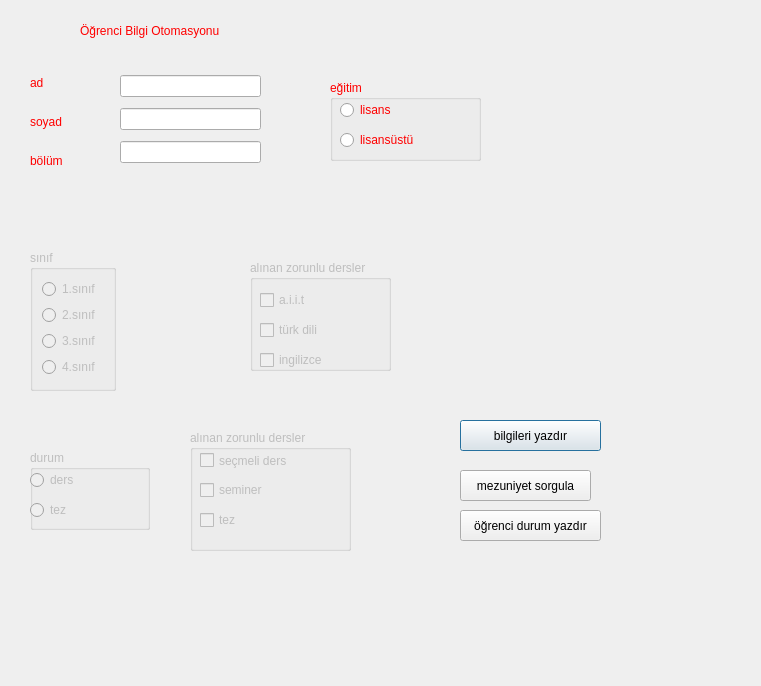
<?xml version="1.0" encoding="UTF-8"?>
<ui version="4.0">
 <class>Dialog</class>
 <widget class="QDialog" name="Dialog">
  <property name="geometry">
   <rect>
    <x>0</x>
    <y>0</y>
    <width>761</width>
    <height>686</height>
   </rect>
  </property>
  <property name="windowTitle">
   <string>Dialog</string>
  </property>
  <widget class="QLabel" name="label">
   <property name="geometry">
    <rect>
     <x>80</x>
     <y>20</y>
     <width>251</width>
     <height>21</height>
    </rect>
   </property>
   <property name="palette">
    <palette>
     <active>
      <colorrole role="WindowText">
       <brush brushstyle="SolidPattern">
        <color alpha="255">
         <red>255</red>
         <green>0</green>
         <blue>0</blue>
        </color>
       </brush>
      </colorrole>
     </active>
     <inactive>
      <colorrole role="WindowText">
       <brush brushstyle="SolidPattern">
        <color alpha="255">
         <red>255</red>
         <green>0</green>
         <blue>0</blue>
        </color>
       </brush>
      </colorrole>
     </inactive>
     <disabled>
      <colorrole role="WindowText">
       <brush brushstyle="SolidPattern">
        <color alpha="255">
         <red>120</red>
         <green>120</green>
         <blue>120</blue>
        </color>
       </brush>
      </colorrole>
     </disabled>
    </palette>
   </property>
   <property name="text">
    <string>Öğrenci Bilgi Otomasyonu</string>
   </property>
  </widget>
  <widget class="QGroupBox" name="groupBox">
   <property name="geometry">
    <rect>
     <x>330</x>
     <y>80</y>
     <width>151</width>
     <height>81</height>
    </rect>
   </property>
   <property name="palette">
    <palette>
     <active>
      <colorrole role="WindowText">
       <brush brushstyle="SolidPattern">
        <color alpha="255">
         <red>255</red>
         <green>0</green>
         <blue>0</blue>
        </color>
       </brush>
      </colorrole>
     </active>
     <inactive>
      <colorrole role="WindowText">
       <brush brushstyle="SolidPattern">
        <color alpha="255">
         <red>255</red>
         <green>0</green>
         <blue>0</blue>
        </color>
       </brush>
      </colorrole>
     </inactive>
     <disabled>
      <colorrole role="WindowText">
       <brush brushstyle="SolidPattern">
        <color alpha="255">
         <red>120</red>
         <green>120</green>
         <blue>120</blue>
        </color>
       </brush>
      </colorrole>
     </disabled>
    </palette>
   </property>
   <property name="title">
    <string>eğitim</string>
   </property>
   <widget class="QRadioButton" name="radioButton">
    <property name="geometry">
     <rect>
      <x>10</x>
      <y>20</y>
      <width>95</width>
      <height>20</height>
     </rect>
    </property>
    <property name="palette">
     <palette>
      <active>
       <colorrole role="WindowText">
        <brush brushstyle="SolidPattern">
         <color alpha="255">
          <red>255</red>
          <green>0</green>
          <blue>0</blue>
         </color>
        </brush>
       </colorrole>
      </active>
      <inactive>
       <colorrole role="WindowText">
        <brush brushstyle="SolidPattern">
         <color alpha="255">
          <red>255</red>
          <green>0</green>
          <blue>0</blue>
         </color>
        </brush>
       </colorrole>
      </inactive>
      <disabled>
       <colorrole role="WindowText">
        <brush brushstyle="SolidPattern">
         <color alpha="255">
          <red>120</red>
          <green>120</green>
          <blue>120</blue>
         </color>
        </brush>
       </colorrole>
      </disabled>
     </palette>
    </property>
    <property name="text">
     <string>lisans</string>
    </property>
   </widget>
   <widget class="QRadioButton" name="radioButton_2">
    <property name="geometry">
     <rect>
      <x>10</x>
      <y>50</y>
      <width>95</width>
      <height>20</height>
     </rect>
    </property>
    <property name="palette">
     <palette>
      <active>
       <colorrole role="WindowText">
        <brush brushstyle="SolidPattern">
         <color alpha="255">
          <red>255</red>
          <green>0</green>
          <blue>0</blue>
         </color>
        </brush>
       </colorrole>
      </active>
      <inactive>
       <colorrole role="WindowText">
        <brush brushstyle="SolidPattern">
         <color alpha="255">
          <red>255</red>
          <green>0</green>
          <blue>0</blue>
         </color>
        </brush>
       </colorrole>
      </inactive>
      <disabled>
       <colorrole role="WindowText">
        <brush brushstyle="SolidPattern">
         <color alpha="255">
          <red>120</red>
          <green>120</green>
          <blue>120</blue>
         </color>
        </brush>
       </colorrole>
      </disabled>
     </palette>
    </property>
    <property name="text">
     <string>lisansüstü</string>
    </property>
   </widget>
  </widget>
  <widget class="QGroupBox" name="gr_sinif">
   <property name="enabled">
    <bool>false</bool>
   </property>
   <property name="geometry">
    <rect>
     <x>30</x>
     <y>250</y>
     <width>86</width>
     <height>141</height>
    </rect>
   </property>
   <property name="title">
    <string>sınıf</string>
   </property>
   <layout class="QVBoxLayout" name="verticalLayout_3">
    <item>
     <widget class="QRadioButton" name="rd_1snf">
      <property name="text">
       <string>1.sınıf</string>
      </property>
     </widget>
    </item>
    <item>
     <widget class="QRadioButton" name="rd_2snf">
      <property name="text">
       <string>2.sınıf</string>
      </property>
     </widget>
    </item>
    <item>
     <widget class="QRadioButton" name="rd_3snf">
      <property name="text">
       <string>3.sınıf</string>
      </property>
     </widget>
    </item>
    <item>
     <widget class="QRadioButton" name="rd_4snf">
      <property name="text">
       <string>4.sınıf</string>
      </property>
     </widget>
    </item>
   </layout>
  </widget>
  <widget class="QGroupBox" name="gr_zorunluders">
   <property name="enabled">
    <bool>false</bool>
   </property>
   <property name="geometry">
    <rect>
     <x>250</x>
     <y>260</y>
     <width>141</width>
     <height>111</height>
    </rect>
   </property>
   <property name="title">
    <string>alınan zorunlu dersler</string>
   </property>
   <widget class="QCheckBox" name="ch_aiit">
    <property name="geometry">
     <rect>
      <x>10</x>
      <y>30</y>
      <width>81</width>
      <height>20</height>
     </rect>
    </property>
    <property name="text">
     <string>a.i.i.t</string>
    </property>
   </widget>
   <widget class="QCheckBox" name="ch_td">
    <property name="geometry">
     <rect>
      <x>10</x>
      <y>60</y>
      <width>81</width>
      <height>20</height>
     </rect>
    </property>
    <property name="text">
     <string>türk dili</string>
    </property>
   </widget>
   <widget class="QCheckBox" name="ch_ingilizce">
    <property name="geometry">
     <rect>
      <x>10</x>
      <y>90</y>
      <width>81</width>
      <height>20</height>
     </rect>
    </property>
    <property name="text">
     <string>ingilizce</string>
    </property>
   </widget>
  </widget>
  <widget class="QGroupBox" name="gr_durum">
   <property name="enabled">
    <bool>false</bool>
   </property>
   <property name="geometry">
    <rect>
     <x>30</x>
     <y>450</y>
     <width>120</width>
     <height>80</height>
    </rect>
   </property>
   <property name="title">
    <string>durum</string>
   </property>
   <widget class="QRadioButton" name="rd_ders">
    <property name="geometry">
     <rect>
      <x>0</x>
      <y>20</y>
      <width>95</width>
      <height>20</height>
     </rect>
    </property>
    <property name="text">
     <string>ders</string>
    </property>
   </widget>
   <widget class="QRadioButton" name="rd_tez">
    <property name="geometry">
     <rect>
      <x>0</x>
      <y>50</y>
      <width>95</width>
      <height>20</height>
     </rect>
    </property>
    <property name="text">
     <string>tez</string>
    </property>
   </widget>
  </widget>
  <widget class="QGroupBox" name="gr_alinanderslerlisansustu">
   <property name="enabled">
    <bool>false</bool>
   </property>
   <property name="geometry">
    <rect>
     <x>190</x>
     <y>430</y>
     <width>161</width>
     <height>121</height>
    </rect>
   </property>
   <property name="title">
    <string>alınan zorunlu dersler</string>
   </property>
   <widget class="QCheckBox" name="ch_secmeli">
    <property name="geometry">
     <rect>
      <x>10</x>
      <y>20</y>
      <width>101</width>
      <height>21</height>
     </rect>
    </property>
    <property name="text">
     <string>seçmeli ders</string>
    </property>
   </widget>
   <widget class="QCheckBox" name="ch_seminer">
    <property name="geometry">
     <rect>
      <x>10</x>
      <y>50</y>
      <width>81</width>
      <height>20</height>
     </rect>
    </property>
    <property name="text">
     <string>seminer</string>
    </property>
   </widget>
   <widget class="QCheckBox" name="ch_tez">
    <property name="geometry">
     <rect>
      <x>10</x>
      <y>80</y>
      <width>81</width>
      <height>20</height>
     </rect>
    </property>
    <property name="text">
     <string>tez </string>
    </property>
   </widget>
  </widget>
  <widget class="QPushButton" name="btnBilgiyaz">
   <property name="geometry">
    <rect>
     <x>460</x>
     <y>420</y>
     <width>141</width>
     <height>31</height>
    </rect>
   </property>
   <property name="text">
    <string>bilgileri yazdır</string>
   </property>
  </widget>
  <widget class="QPushButton" name="btnMezuniyet">
   <property name="geometry">
    <rect>
     <x>460</x>
     <y>470</y>
     <width>131</width>
     <height>31</height>
    </rect>
   </property>
   <property name="text">
    <string>mezuniyet sorgula</string>
   </property>
  </widget>
  <widget class="QPushButton" name="btnOgrencidurum">
   <property name="geometry">
    <rect>
     <x>460</x>
     <y>510</y>
     <width>141</width>
     <height>31</height>
    </rect>
   </property>
   <property name="text">
    <string>öğrenci durum yazdır</string>
   </property>
  </widget>
  <widget class="QWidget" name="">
   <property name="geometry">
    <rect>
     <x>30</x>
     <y>66</y>
     <width>51</width>
     <height>111</height>
    </rect>
   </property>
   <layout class="QVBoxLayout" name="verticalLayout">
    <item>
     <widget class="QLabel" name="label_2">
      <property name="palette">
       <palette>
        <active>
         <colorrole role="WindowText">
          <brush brushstyle="SolidPattern">
           <color alpha="255">
            <red>255</red>
            <green>0</green>
            <blue>0</blue>
           </color>
          </brush>
         </colorrole>
        </active>
        <inactive>
         <colorrole role="WindowText">
          <brush brushstyle="SolidPattern">
           <color alpha="255">
            <red>255</red>
            <green>0</green>
            <blue>0</blue>
           </color>
          </brush>
         </colorrole>
        </inactive>
        <disabled>
         <colorrole role="WindowText">
          <brush brushstyle="SolidPattern">
           <color alpha="255">
            <red>120</red>
            <green>120</green>
            <blue>120</blue>
           </color>
          </brush>
         </colorrole>
        </disabled>
       </palette>
      </property>
      <property name="text">
       <string>ad</string>
      </property>
     </widget>
    </item>
    <item>
     <widget class="QLabel" name="label_3">
      <property name="palette">
       <palette>
        <active>
         <colorrole role="WindowText">
          <brush brushstyle="SolidPattern">
           <color alpha="255">
            <red>255</red>
            <green>0</green>
            <blue>0</blue>
           </color>
          </brush>
         </colorrole>
        </active>
        <inactive>
         <colorrole role="WindowText">
          <brush brushstyle="SolidPattern">
           <color alpha="255">
            <red>255</red>
            <green>0</green>
            <blue>0</blue>
           </color>
          </brush>
         </colorrole>
        </inactive>
        <disabled>
         <colorrole role="WindowText">
          <brush brushstyle="SolidPattern">
           <color alpha="255">
            <red>120</red>
            <green>120</green>
            <blue>120</blue>
           </color>
          </brush>
         </colorrole>
        </disabled>
       </palette>
      </property>
      <property name="text">
       <string>soyad</string>
      </property>
     </widget>
    </item>
    <item>
     <widget class="QLabel" name="label_4">
      <property name="palette">
       <palette>
        <active>
         <colorrole role="WindowText">
          <brush brushstyle="SolidPattern">
           <color alpha="255">
            <red>255</red>
            <green>0</green>
            <blue>0</blue>
           </color>
          </brush>
         </colorrole>
        </active>
        <inactive>
         <colorrole role="WindowText">
          <brush brushstyle="SolidPattern">
           <color alpha="255">
            <red>255</red>
            <green>0</green>
            <blue>0</blue>
           </color>
          </brush>
         </colorrole>
        </inactive>
        <disabled>
         <colorrole role="WindowText">
          <brush brushstyle="SolidPattern">
           <color alpha="255">
            <red>120</red>
            <green>120</green>
            <blue>120</blue>
           </color>
          </brush>
         </colorrole>
        </disabled>
       </palette>
      </property>
      <property name="text">
       <string>bölüm</string>
      </property>
     </widget>
    </item>
   </layout>
  </widget>
  <widget class="QWidget" name="">
   <property name="geometry">
    <rect>
     <x>120</x>
     <y>70</y>
     <width>141</width>
     <height>101</height>
    </rect>
   </property>
   <layout class="QVBoxLayout" name="verticalLayout_2">
    <item>
     <widget class="QLineEdit" name="edtad"/>
    </item>
    <item>
     <widget class="QLineEdit" name="edtsoyad"/>
    </item>
    <item>
     <widget class="QLineEdit" name="edtbolum"/>
    </item>
   </layout>
  </widget>
 </widget>
 <resources/>
 <connections/>
</ui>
